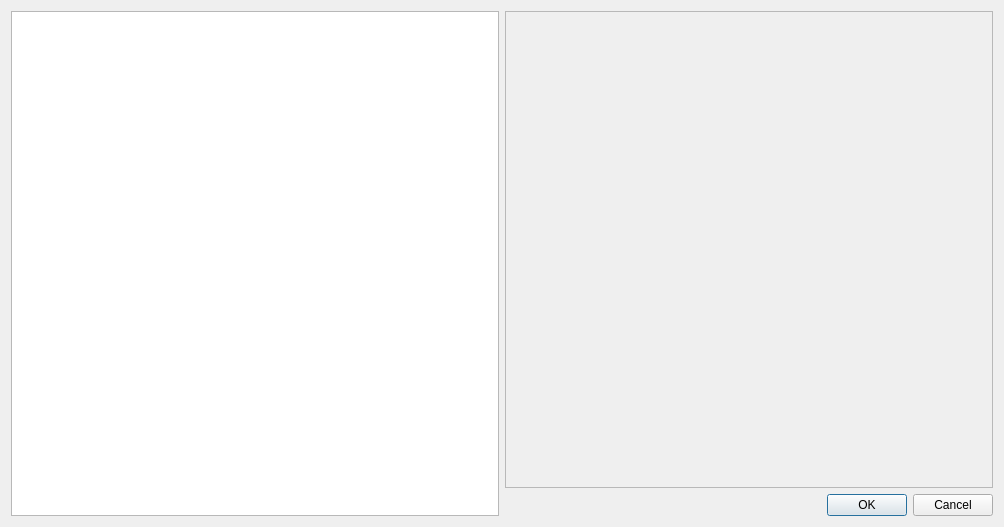
<?xml version="1.0" encoding="UTF-8"?>
<ui version="4.0">
 <class>TargetSelection</class>
 <widget class="QDialog" name="TargetSelection">
  <property name="geometry">
   <rect>
    <x>0</x>
    <y>0</y>
    <width>1004</width>
    <height>527</height>
   </rect>
  </property>
  <property name="windowTitle">
   <string>Dialog</string>
  </property>
  <layout class="QGridLayout" name="gridLayout">
   <item row="0" column="0">
    <widget class="QTableView" name="tableView">
     <property name="sortingEnabled">
      <bool>true</bool>
     </property>
    </widget>
   </item>
   <item row="0" column="1">
    <layout class="QVBoxLayout" name="verticalLayout">
     <item>
      <widget class="QScrollArea" name="scrollArea">
       <property name="widgetResizable">
        <bool>true</bool>
       </property>
       <widget class="QWidget" name="saContents">
        <property name="geometry">
         <rect>
          <x>0</x>
          <y>0</y>
          <width>484</width>
          <height>464</height>
         </rect>
        </property>
       </widget>
      </widget>
     </item>
     <item>
      <widget class="QDialogButtonBox" name="buttonBox">
       <property name="orientation">
        <enum>Qt::Horizontal</enum>
       </property>
       <property name="standardButtons">
        <set>QDialogButtonBox::Cancel|QDialogButtonBox::Ok</set>
       </property>
      </widget>
     </item>
    </layout>
   </item>
  </layout>
 </widget>
 <resources/>
 <connections>
  <connection>
   <sender>buttonBox</sender>
   <signal>accepted()</signal>
   <receiver>TargetSelection</receiver>
   <slot>accept()</slot>
   <hints>
    <hint type="sourcelabel">
     <x>248</x>
     <y>254</y>
    </hint>
    <hint type="destinationlabel">
     <x>157</x>
     <y>274</y>
    </hint>
   </hints>
  </connection>
  <connection>
   <sender>buttonBox</sender>
   <signal>rejected()</signal>
   <receiver>TargetSelection</receiver>
   <slot>reject()</slot>
   <hints>
    <hint type="sourcelabel">
     <x>316</x>
     <y>260</y>
    </hint>
    <hint type="destinationlabel">
     <x>286</x>
     <y>274</y>
    </hint>
   </hints>
  </connection>
 </connections>
</ui>
